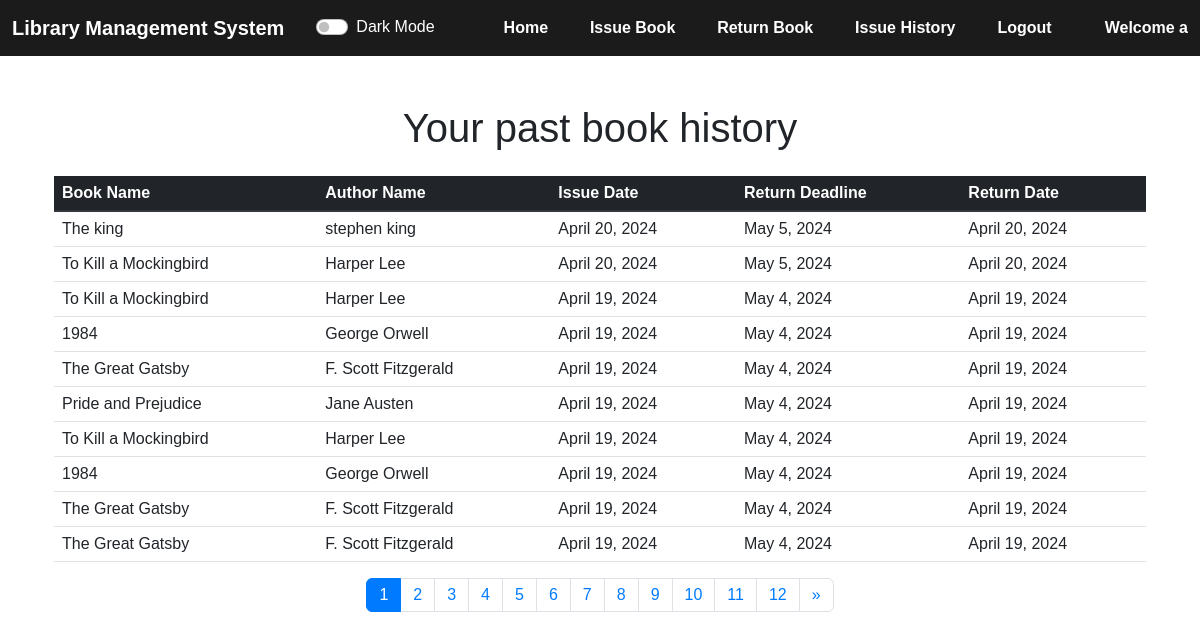
Page /history/ (signed in) on the earlier database version.
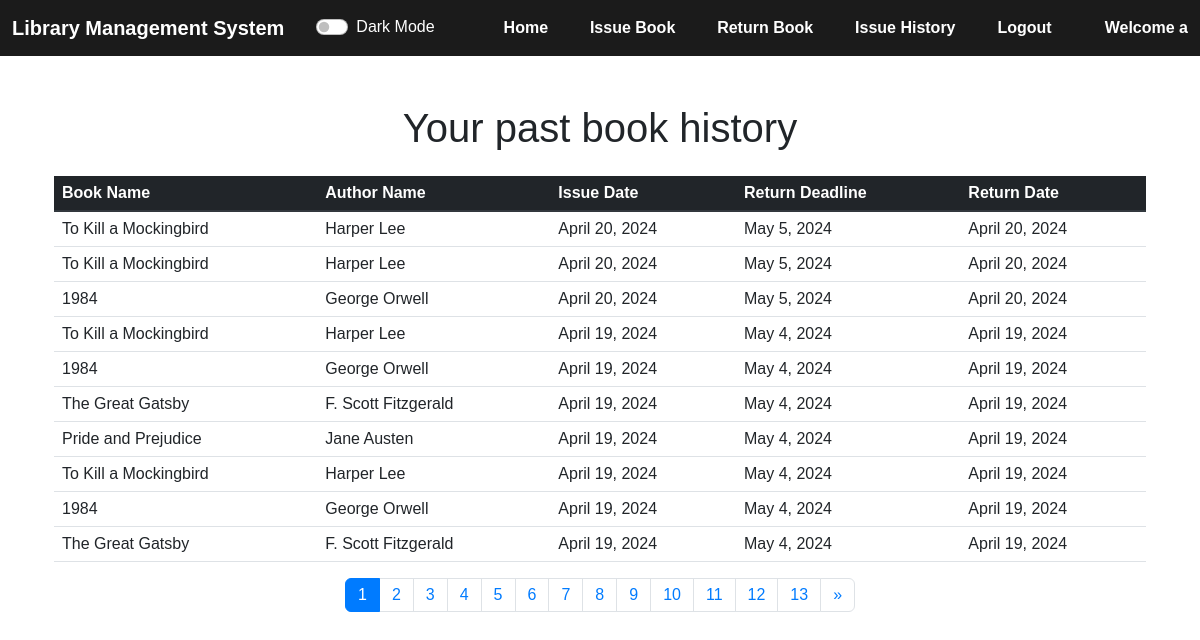
Same page on the later database version.
### lmsapp/models.py (models this page shows, shortened)
class IssuedItem(models.Model):
    book_id = models.ForeignKey(Book, on_delete=models.CASCADE)
    user_id = models.ForeignKey(User, on_delete=models.CASCADE)
    issue_date = models.DateField(default=date.today(), blank=False)
    @property
    def return_deadline(self):
        return self.issue_date + timedelta(days=15)
    return_date = models.DateField(blank=True, null=True)

class Book(models.Model):
    book_pic_url = models.CharField(max_length=2000)
    book_name = models.CharField(max_length=150)
    author_name = models.CharField(max_length=200)
    quantity = models.IntegerField(default=1)
    subject = models.CharField(max_length=2000)
    book_add_time = models.TimeField(default=timezone.now())
    book_add_date = models.DateField(default=date.today())
    class Meta:
        unique_together = ("book_name", "author_name")

### lmsapp/views.py (the view)
# urls.py: path("history/", views.history, name="history"),
@login_required(login_url="login")
def history(request):
    try:
        my_items = IssuedItem.objects.filter(user_id=request.user).order_by("-issue_date")
        paginator = Paginator(my_items, 10)
        page_number = request.GET.get("page")
        show_data_final = paginator.get_page(page_number)
        return render(request, "history.html", {"books": show_data_final})
    except Exception as e:
        messages.error(request, str(e))
        return redirect("/")

### lmsapp/templates/history.html (shortened to what this page needs)
{% extends 'base.html' %}
{% block content %}
  <div class="container mt-5 darkTable">
    <h1 class="text-center mb-4" data-aos="fade-up" data-aos-duration="400">Your past book history</h1>
    <div class="container" data-aos="fade-up" data-aos-duration="400">
      <table class="table ">
        <thead class="thead-dark">
          <tr>
            <th scope="col">Book Name</th>
            <th scope="col">Author Name</th>
            <th scope="col">Issue Date</th>
            <th scope="col">Return Deadline</th>
            <th scope="col">Return Date</th>
          </tr>
        </thead>
        <tbody>
          {% for book in books %}
            <tr>
              <td>{{ book.book_id.book_name }}</td>
              <td>{{ book.book_id.author_name }}</td>
              <td>{{ book.issue_date }}</td>
              <td>{{ book.return_deadline }}</td>
              <td>{{ book.return_date }}</td>
            </tr>
          {% endfor %}
        </tbody>
      </table>
    </div>
    <div class="mx-auto" style="width: 200px">
      <nav aria-label="Page navigation example">
        <ul class="pagination">
          {% for i in 'x'|ljust:books.paginator.num_pages %}
            <li class="page-item {% if forloop.counter == books.number %}active{% endif %}">
              {% if books.paginator.num_pages > 1 %}
                <a class="page-link" href="?page={{ forloop.counter }}">{{ forloop.counter }}</a>
              {% endif %}
            </li>
          {% endfor %}
          {% if books.has_next %}
            <li class="page-item">
              <a class="page-link" href="?page={{ books.next_page_number }}">&raquo;</a>
            </li>
          {% endif %}
        </ul>
      </nav>
    </div>
  </div>
{% endblock %}

### lmsapp/templates/base.html (shortened to what this page needs)
{% load static %}
<!DOCTYPE html>
<html lang="en">
  <head>
    <link rel="stylesheet" href="https://cdn.jsdelivr.net/npm/bootstrap@4.0.0/dist/css/bootstrap.min.css" />
    <link href="https://cdn.jsdelivr.net/npm/bootstrap@5.2.3/dist/css/bootstrap.min.css" rel="stylesheet" />
    <link href="https://cdn.rawgit.com/michalsnik/aos/2.3.4/dist/aos.css" rel="stylesheet" />
  </head>
  <body>
    <nav class="navbar navbar-expand-lg">
      <div class="container-fluid">
        <a class="navbar-brand" href="/">Library Management System</a>
        <div class="form-check form-switch mx-3">
          <input class="form-check-input" type="checkbox" id="darkModeSwitcher" />
          <label class="form-check-label darkMode" for="darkModeSwitcher">Dark Mode</label>
        </div>
        <div class="collapse navbar-collapse" id="navbarNav">
          <ul class="navbar-nav m-auto mb-lg-0">
            {% if not user.is_authenticated %}
              <li class="nav-item">
                <a class="nav-link" href="/login/">Login</a>
              </li>
              <li class="nav-item">
                <a class="nav-link" href="/register/">Register</a>
              </li>
            {% else %}
              <li class="nav-item">
                <a class="nav-link" href="/">Home</a>
              </li>
              <li class="nav-item">
                <a class="nav-link" href="/issue/">Issue Book</a>
              </li>
              <li class="nav-item">
                <a class="nav-link" href="/return_item/">Return Book</a>
              </li>
              <li class="nav-item">
                <a class="nav-link" href="/history/">Issue History</a>
              </li>
              <li class="nav-item">
                <a class="nav-link" href="/logout/">Logout</a>
              </li>
            {% endif %}
          </ul>
          {% if user.is_authenticated %}
            <span class="navbar-text">Welcome {{ request.user.first_name }}</span>
          {% endif %}
        </div>
      </div>
    </nav>
    {% block content %}
    {% endblock %}
  </body>
</html>

### lmsapp/templates/base.html (style rules this page uses)
* { font-family: sans-serif; }
.nav-link { font-weight: 800; color: white; }
.navbar-text { font-weight: 800; color: white; }
.navbar-nav { width: 80%; justify-content: space-around; }
.navbar-brand { color: white; font-weight: 600; }
.navbar { background-color: #1b1b1b; }
body { margin: 0px; padding: 0px; color: #212529; overflow-x: hidden; }
.darkMode { color: white; }

### lmsapp/templates/history.html (style rules this page uses)
.table thead th { border-top: none; }
.pagination { justify-content: center; }
.pagination .page-item.active .page-link { background-color: #007bff; border-color: #007bff; }
.pagination .page-item.active .page-link { color: #ffffff; }
.pagination .page-link { color: #007bff; }

Differences in the rows shown:
removed IssuedItem: book_id.book_name "The king", book_id.author_name "stephen king", issue_date "April 20, 2024", return_deadline "May 5, 2024", return_date "April 20, 2024"
no longer on this page (row unchanged): IssuedItem: book_id.book_name "The Great Gatsby", book_id.author_name "F. Scott Fitzgerald", issue_date "April 19, 2024", return_deadline "May 4, 2024", return_date "April 19, 2024"
added IssuedItem: book_id.book_name "To Kill a Mockingbird", book_id.author_name "Harper Lee", issue_date "April 20, 2024", return_deadline "May 5, 2024", return_date "April 20, 2024"
added IssuedItem: book_id.book_name "1984", book_id.author_name "George Orwell", issue_date "April 20, 2024", return_deadline "May 5, 2024", return_date "April 20, 2024"
Other differences:
new list line: "13"
